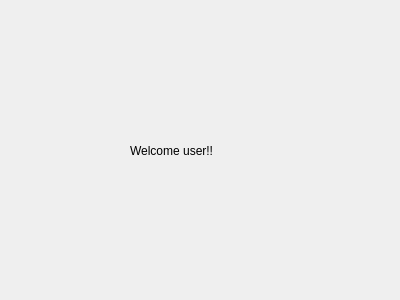
<?xml version="1.0" encoding="UTF-8"?>
<ui version="4.0">
 <class>SecDialog</class>
 <widget class="QDialog" name="SecDialog">
  <property name="geometry">
   <rect>
    <x>0</x>
    <y>0</y>
    <width>400</width>
    <height>300</height>
   </rect>
  </property>
  <property name="windowTitle">
   <string>Dialog</string>
  </property>
  <widget class="QLabel" name="label">
   <property name="geometry">
    <rect>
     <x>130</x>
     <y>130</y>
     <width>141</width>
     <height>41</height>
    </rect>
   </property>
   <property name="text">
    <string>Welcome user!!</string>
   </property>
  </widget>
 </widget>
 <resources/>
 <connections/>
</ui>
